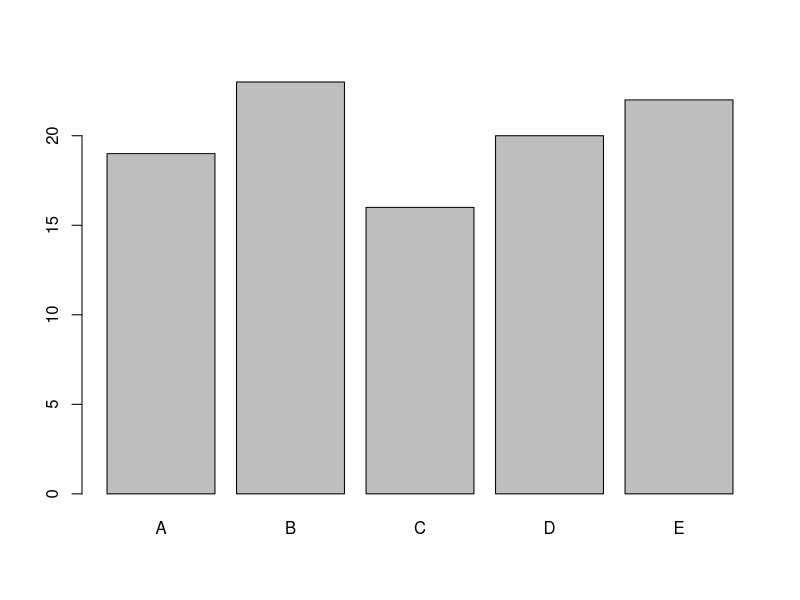
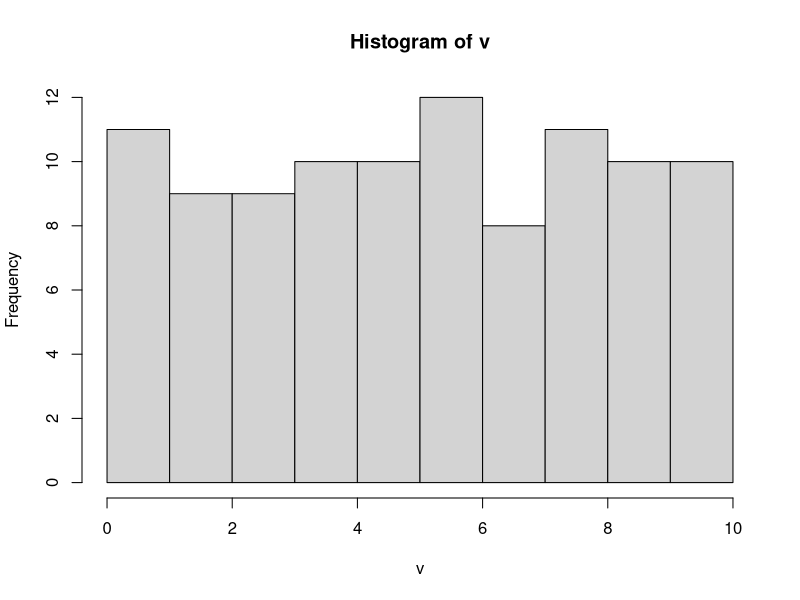

Source code (R) for these figures, in order:
## ---- chunk 1
#| message: false
library(tidyverse)
## ---- chunk 2
set.seed(14)
## ---- chunk 3
greeting <- function(time) {
  time <- hm(time) 
  time_limit <- hm("11:59")
  if (time < time_limit) {
    message("Bom dia !")
  } 
}
## ---- chunk 4
greeting("8:13")
## ---- chunk 5
greeting("14:25")
## ---- chunk 6
greeting <- function(time) {
  time <- hm(time) 
  time_limit <- hm("11:59")
  if (time < time_limit) {
    message("Bom dia !")
  } else {
    message("Boa tarde !")
  }
}
## ---- chunk 7
greeting("8:13")
## ---- chunk 8
greeting("14:25")
## ---- chunk 9
greeting <- function(time) {
  time <- hm(time) 
  time_limit1 <- hm("11:59")
  time_limit2 <- hm("17:59")
  if (time < time_limit1) {
    message("Bom dia !")
  } else if (time < time_limit2) {
    message("Boa tarde !")
  } else {
    message("Boa noite !")
  }
}
## ---- chunk 10
greeting("8:13")
## ---- chunk 11
greeting("14:25")
## ---- chunk 12
greeting("20:17")
## ---- chunk 13
greeting_wrong <- function(time) {
  time <- hm(time) 
  time_limit1 <- hm("11:59")
  time_limit2 <- hm("17:59")
  if (time < time_limit2) {
    message("Boa tarde !")
  } else if (time < time_limit1) {
    message("Bom dia !")
  } else {
    message("Boa noite !")
  }
}
## ---- chunk 14
greeting_wrong("8:13")
## ---- chunk 15
greeting <- function(time) {
  if (hm(time)  < hm("11:59")) {
    message("Bom dia !")
  } else if (hm(time)  < hm("17:59")) {
    message("Boa tarde !")
  } else {
    message("Boa noite !")
  }
}
## ---- chunk 16
mean_diam <- function(circ, na_act = TRUE, digits = NULL) {
    diam <- circ / (pi * 100) # Calculate diameters in m
    mean_diam <- mean(diam, na.rm = na_act) # Calculate the mean 
  # Round the diameter only if a value is provided for digits
    if(!(is.null(digits))) {
      mean_diam <- round(mean_diam, digits = digits)
    }
    return(mean_diam) # Return the mean diameter
}
## ---- chunk 17
new_circ <- runif(n = 35, min = 30, max = 250) # create new data
## ---- chunk 18
mean_diam(new_circ)
## ---- chunk 19
mean_diam(new_circ, digits = 2)
## ---- chunk 20
graph_var <- function(v) { # v: a vector
    if (is.character(v)) {
        barplot(table(v))
    } else if (is.numeric(v)) {
        hist(v)
    } else {
        message("The type of v is not supported by the function")
    }
}
## ---- chunk 21
v_char <- sample(LETTERS[1:5], 100, 
                 replace = TRUE)
graph_var(v_char)
## ---- chunk 22
v_num <- runif(100, min=0, max=10)
graph_var(v_num)
## ---- chunk 23
vec_logical <- sample(c(TRUE, FALSE), 100, replace = TRUE)
graph_var(vec_logical)
## ---- chunk 24
tricky_decision <- function(cool_people, good_music) { # booleans
  if(cool_people && good_music) {
    message("Go!") 
  } else if (cool_people || good_music) {
    message("Maybe...")
  } else {
    message("No way!")
  }
}
## ---- chunk 25
tricky_decision(cool_people = TRUE, good_music = TRUE)
## ---- chunk 26
tricky_decision(cool_people = TRUE, good_music = FALSE)
## ---- chunk 27
tricky_decision(cool_people = FALSE, good_music = TRUE)
## ---- chunk 28
tricky_decision(cool_people = FALSE, good_music = FALSE)
## ---- chunk 29
check_input <- function(x, valid_val) {
  if(length(x) != 1 || !(x %in% valid_val)) {
    cat(x, "is an invalid input.")
  } else {
    cat(x, "is a valid input.")
  }
}
## ---- chunk 30
check_input(x = 2, valid_val = 1:10)
## ---- chunk 31
check_input(x = 25, valid_val = 1:10)
## ---- chunk 32
check_input(x = c(2,3), valid_val = 1:10)
## ---- chunk 33
x <- 5
if (x >= 10) {
    message(">=10")
} else {
    message("<10")
}
## ---- chunk 34
x <- 5:15
ifelse(x >= 10, ">=10", "<10")
## ---- chunk 35
vec_char <- c("A", "B")
try(mean_diam(vec_char))
## ---- chunk 36
mean_diam <- function(circ, na_act = TRUE, digits = NULL) {
    if(!(is.numeric(circ))) {
      warning("circ is not numeric, the result is NA")
      return(NA) # if circ is not numeric, the execution stops here
    }
  
    diam <- circ / (pi * 100) # Calculate diameters in m
    mean_diam <- mean(diam, na.rm = na_act) # Calculate the mean 
    if(!(is.null(digits))) { # Round the diameter only if a value is provided for digits
      mean_diam <- round(mean_diam, digits = digits)
    }
    return(mean_diam) # Return the mean diameter
}
## ---- chunk 37
mean_diam(vec_char)
## ---- chunk 38
mean_diam <- function(circ, na_act = TRUE, digits = NULL) {
    if(!(is.numeric(circ))) {
      stop("circ must be numeric")
      }
  
    diam <- circ / (pi * 100) # Calculate diameters in m
    mean_diam <- mean(diam, na.rm = na_act) # Calculate the mean 
    if(!(is.null(digits))) { # Round the diameter only if a value is provided for digits
      mean_diam <- round(mean_diam, digits = digits)
    }
    return(mean_diam) # Return the mean diameter
}
## ---- chunk 39
try(mean_diam(vec_char))
## ---- chunk 40
for (item in 1:5) {
    print(item)
}
## ---- chunk 41
vec_name <- c("Lucas", "Gabriel", "Ana")
for (name in vec_name) {
  message("Hello ", name, "!")
}
## ---- chunk 42
name
## ---- chunk 43
# create a named vector
vec <- c(a = 2, b = 4, c = 3)

for (i in names(vec)) {
  print(vec[[i]])
}

## ---- chunk 44
# create a name list
desserts <- list(Sophia = "banana bread", 
                 Eliott = "pancakes", 
                 Karina = "chocolate cake")

for (n in names(desserts)) {
  message(n, " loves ", desserts[[n]])
}
## ---- chunk 45
# take a subset of iris
iris_sub <- iris %>%  filter(Species == "setosa") %>% select(-Species) 

# Create a new data frame with the same structure as iris_sub
  # to store the scale data
iris_sub_scaled <- iris_sub

# replace the values in each colum by the scaled values
  # iterating by column names
for (col in names(iris_sub)) {
  iris_sub_scaled[[col]] <- as.vector(scale(iris_sub[[col]]))
}

summary(iris_sub_scaled)
## ---- chunk 46
for (n in seq_along(vec_name)) {
  message("Hello ", vec_name[[n]], "!")
}
## ---- chunk 47
seq_along(vec_name)
## ---- chunk 48
for (n in 1:length(vec_name)) {
  message("Hello ", vec_name[[n]], "!")
}
## ---- chunk 49
vec_null <- NULL
length(vec_null)
## ---- chunk 50
for (n in 1:length(vec_null)) {
  message("Hello ", vec_null[[n]], "!")
}
## ---- chunk 51
for (n in seq_along(vec_null)) {
  message("Hello ", vec_null[[n]], "!")
}
## ---- chunk 52
1:length(vec_null)
seq_along(vec_null)
## ---- chunk 53
for (m in seq_along(month.name)) {
  month <- month.name[[m]]
  rank <- m
  message(month, " is the month ", rank)
}
## ---- chunk 54
# create an output 
 # of the required size
out <- vector("integer", 
              length = 10)
for (i in seq_along(out)) {
  out[[i]] <- i
}
out  
## ---- chunk 55
# create an empty output 
  # and grow it inside the loop
out <- integer()
for (i in 1:10) {
  out <- c(out, i)
}
out
## ---- chunk 56
res <- ""
while (res != "head") {
    res <- sample(c("head", "tail"), size = 1)
    print(res)
}
## ---- chunk 57
res <- ""
while (res != "head") {
    res <- sample(c("head", "tail"), size = 1)
    print(res)
}
## ---- chunk 58
starwars <- starwars[,1:4] 
head(starwars, 3)
## ---- chunk 59
for(var in names(starwars)) {
  if(!is.numeric(starwars[[var]])) {
    next
  }
  message("The mean of ", var, 
          " is ", 
          mean(starwars[[var]], 
               na.rm = TRUE))
}
## ---- chunk 60
for(var in names(starwars)) {
  if(!is.numeric(starwars[[var]])) {
    break
  }
  message("The mean of ", var, 
          " is ", 
          mean(starwars[[var]], 
               na.rm = TRUE))
}
## ---- chunk 61
vec_num <- c(2, 8, 4) # create a vector
# create a function giving TRUE is x > 5, FALSE otherwise
sup_5 <- function(x) {x > 5} 
## ---- chunk 62
map(vec_num, # vector 
    sup_5)   # function 
## ---- chunk 63
# or using a pipe
vec_num %>% map(sup_5)
## ---- chunk 64
# create the list
circ_list <- list(sample1 = runif(n = 35, min = 30, max = 250),
                 sample2 = runif(n = 35, min = 30, max = 250),
                 sample3 = runif(n = 35, min = 30, max = 250))
# apply the function on the list
circ_list %>% map(mean_diam)
## ---- chunk 65
circ_list %>% map_dbl(mean_diam)
## ---- chunk 66
vec_num %>% map_lgl(sup_5)
## ---- chunk 67
# create a function
love_dessert <- function(x) {
  paste("I loves", x,"!")
}

desserts %>% map_chr(love_dessert)
## ---- chunk 68
out_dessert <- vector(length = length(desserts), mode = "character") # vector to store the result
for (i in seq_along(desserts)) {
  names(out_dessert)[i] <- names(desserts)[i]
  out_dessert[i] <- paste("I loves", desserts[i],"!")
}
out_dessert
## ---- chunk 69
desserts %>% map_chr(function(x) {
  paste("I loves", x,"!")
})
## ---- chunk 70
desserts %>% map_chr(\(x) paste("I loves", x,"!"))
## ---- chunk 71
vec_name %>% # vector of names created earlier
  walk(
    function(name) {message("Hello ", name, "!")}
    )
## ---- chunk 72
test <- as.data.frame(scale(iris_sub))
summary(test)
## ---- chunk 73
# A ADAPTER AVEC iris_sub (ou pas...)

df <- iris %>%
  mutate(across(where(is.numeric), ~ {
    message("Standardizing column: ", cur_column())
    (. - mean(.)) / sd(.)
  }))

## ---- chunk 74
n = 20 # length of the sequence
fib <- numeric(n) # Fibonacci sequence
fib[1] <- 0 # F0
fib[2] <- 1 # F1

for (i in seq_along(fib)[3:n]) {
  fib[i] <- fib[i - 1] + fib[i - 2]
}

fib
